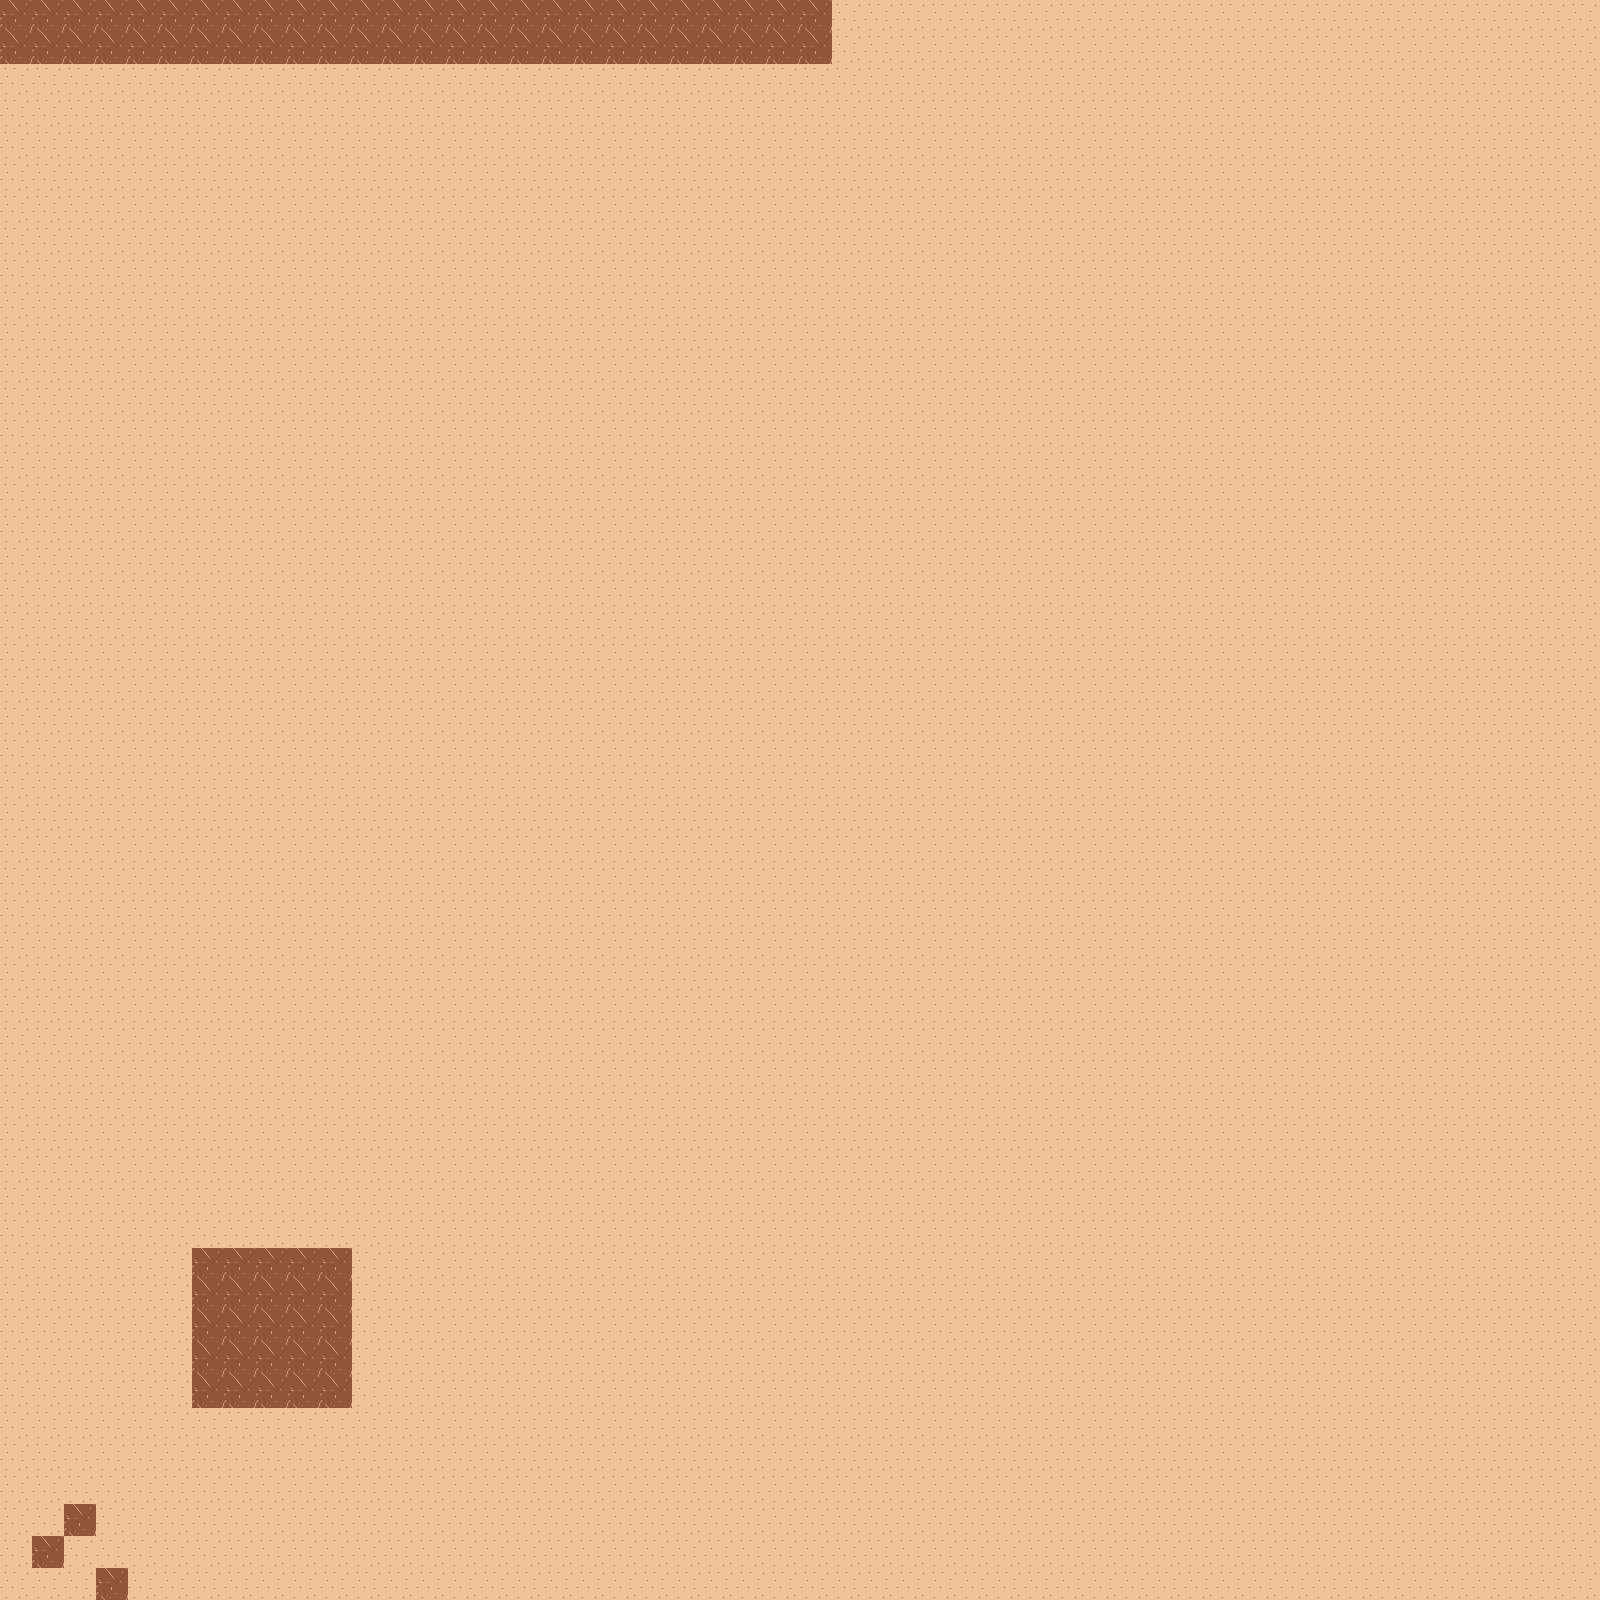

The image is a tile-based game level rendered from a .tmx file. Its description and source (layers, tilesets, objects; grid data summarised) follow:
An orthogonal 50x50 tile map with 32x32 px tiles, 2 tile layers (Tile Layer 1, meditate).

<map version="1.2" tiledversion="1.3.5" orientation="orthogonal" renderorder="right-down" width="50" height="50" tilewidth="32" tileheight="32" infinite="0" nextlayerid="3" nextobjectid="1">
 <tileset firstgid="1" source="DesertFirst.tsx" />
 <layer id="1" name="Tile Layer 1" width="50" height="50">
  <data>[2500 cells, 2500 non-empty, 2 distinct tile ids]</data>
 </layer>
 <layer id="2" name="meditate" width="50" height="50">
  <data>[2500 cells, 80 non-empty, 1 distinct tile ids]</data>
 </layer>
</map>
